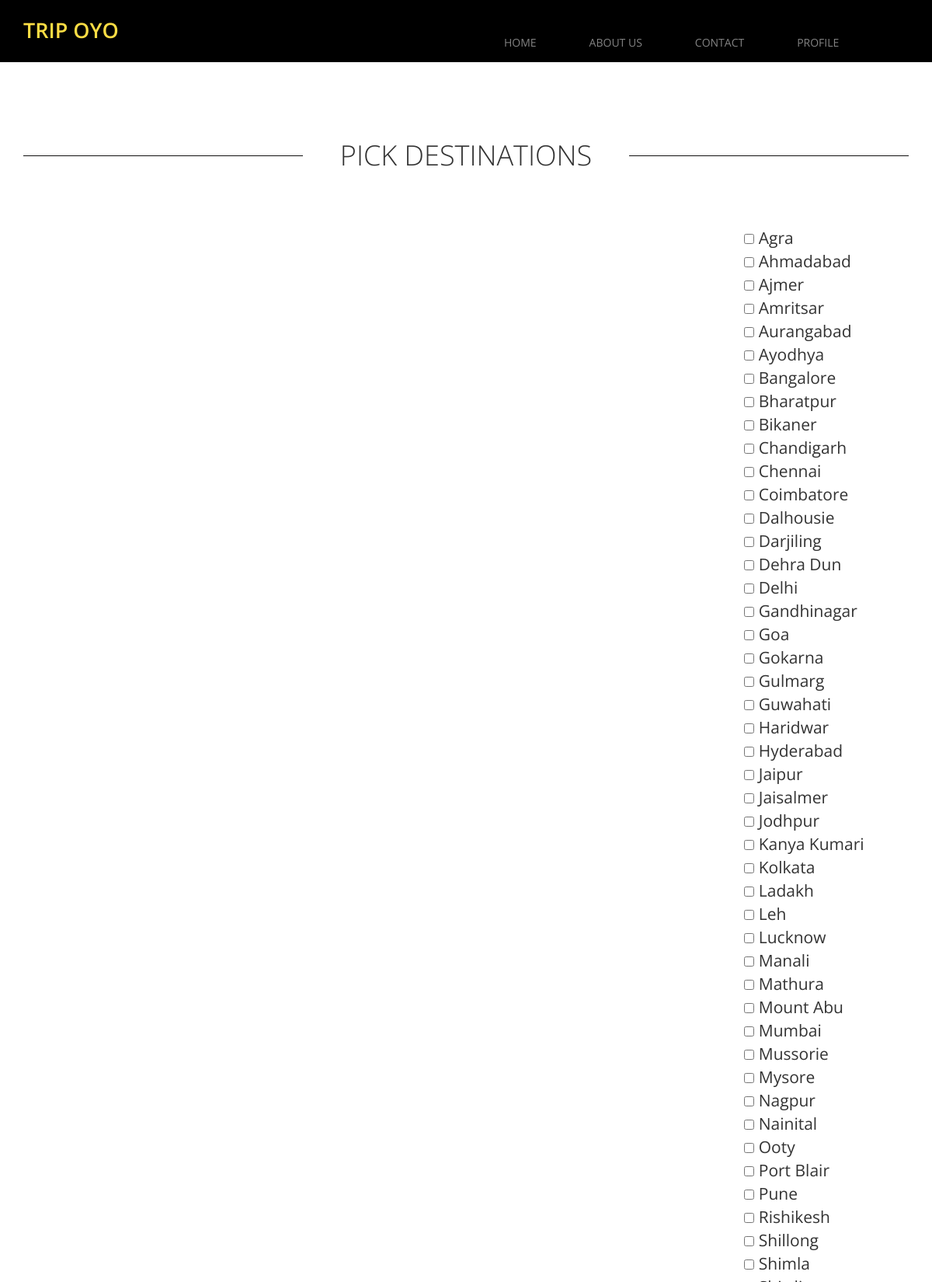
The app's page /checknow.php (upper part) with its own data.
### tables this page shows
CREATE TABLE IF NOT EXISTS `indian_cities` (
  `s.no` int(5) NOT NULL,
  `name` varchar(50) NOT NULL,
  `latitute` varchar(10) NOT NULL,
  `longitute` varchar(10) NOT NULL,
  `no._of_days` int(2) NOT NULL,
  `flag` int(1) NOT NULL,
  `group_id` int(1) DEFAULT NULL
);

### checknow.php (the view, shortened to what this page needs)
<!DOCTYPE html>
<html lang="en">
<head>
  <link href="css/font-awesome.min.css" rel="stylesheet">
  <link href="css/bootstrap.min.css" rel="stylesheet">
  <link href="css/bootstrap-datetimepicker.min.css" rel="stylesheet">
  <link href="css/flexslider.css" rel="stylesheet">
  <link href="css/templatemo-style.css" rel="stylesheet">
  </head>
  <body class="tm-gray-bg">
  <?php
  include ("header.php");
  ?>
  <section class="tm-white-bg section-padding-bottom">
      <div class="container">
          <div class="row">
              <div class="tm-section-header section-margin-top">
                  <div class="col-lg-4 col-md-3 col-sm-3"><hr></div>
                  <div class="col-lg-4 col-md-6 col-sm-6"><h2 class="tm-section-title">Pick Destinations</h2></div>
                  <div class="col-lg-4 col-md-3 col-sm-3"><hr></div>
              </div>
          </div>
          <div class="row">
              <div class="col-lg-6 col-md-6">
                  <div id="google-map"></div>
              </div>
              <form action="plan.php" method="post" class="boxx">
                  <?php
                  include("connection.php");
                  $s="SELECT `s.no`,`name` FROM indian_cities WHERE flag=1 ORDER BY name , name ASC";
                  $result=mysqli_query($conn, $s);
                  $ans='';
                  while($r=mysqli_fetch_array($result)){
                      $ans.='<input type="checkbox" name="check_list[]" value="'.$r[0].'"> ' . $r[1] .'<br>';
                  }
                  echo $ans;
                  ?>
              </form>
              <center>
                  <br>
              </center>
          </div>
      </div>
      <br><br><br><br>
  <?php
  include("footer.php");
  ?>
 </body>
 </html>

### header.php (shortened to what this page needs)
<!DOCTYPE html>
<html lang="en">
<head>
    <link href="css/font-awesome.min.css" rel="stylesheet">
    <link href="css/bootstrap.min.css" rel="stylesheet">
    <link href="css/bootstrap-datetimepicker.min.css" rel="stylesheet">
    <link href="css/flexslider.css" rel="stylesheet">
    <link href="css/templatemo-style.css" rel="stylesheet">
</head>
<body class="tm-gray-bg">
<div class="tm-header">
    <div class="container">
        <div class="row">
            <div class="col-lg-6 col-md-4 col-sm-3 tm-site-name-container">
                <a href="home.php" class="tm-site-name">Trip OYO</a>
            </div>
            <div class="col-lg-6 col-md-8 col-sm-9">
                <nav class="tm-nav">
                    <ul>
                        <li><a href="home.php">Home</a></li>
                        <li><a href="#">About Us</a></li>
                        <li><a href="#">Contact</a></li>
                        <li><a href="#">profile</a></li>
                    </ul>
                </nav>
            </div>
        </div>
    </div>
</div>
</body>
</html>

### footer.php (shortened to what this page needs)
<html lang="en">
<head>
    <link href="css/font-awesome.min.css" rel="stylesheet">
    <link href="css/bootstrap.min.css" rel="stylesheet">
    <link href="css/bootstrap-datetimepicker.min.css" rel="stylesheet">
    <link href="css/flexslider.css" rel="stylesheet">
    <link href="css/templatemo-style.css" rel="stylesheet">
</head>
<body class="tm-gray-bg">
</body>
</html>

### css/templatemo-style.css (style rules this page uses)
* { font-family: 'Open Sans', sans-serif; }
form { font-size:1.5em; }
ul,p { margin: 0; padding: 0; }
h1,h2,h3 { margin: 0; padding: 0; }
h1,h2,h3,a,p { font-family: 'Open Sans', sans-serif; }
body { overflow-x: hidden; }
.tm-header { background: #000000; height: 80px; position: relative; z-index: 100; }
.tm-site-name-container { padding-top: 20px; }
.tm-site-name { color: #FCDD44; font-size: 27px; font-weight: 600; text-transform: uppercase; }
.tm-nav { display: block; overflow: hidden; }
.tm-nav li { list-style: none; float: left; }
.tm-nav li a { color: #838383; display: block; padding: 45px 34px 15px 34px; text-transform: uppercase; transition: all 0.3s ease; }
.tm-gray-bg { background-color: #E5E5E5; }
.tm-white-bg { background-color: #fff; }
.section-margin-top { margin-top: 100px; }
hr { border-top: 1px solid #111010; }
.tm-section-header { margin-bottom: 70px; overflow: hidden; }
.tm-section-title { text-align: center; text-transform: uppercase; font-size: 36px; font-weight: 300; }
.section-padding-bottom { padding-bottom: 60px; }
#google-map { float:left; height: 1500px; width: 160%; }
.boxx { float: right; }

### records on screen
indian_cities: name "Agra"
indian_cities: name "Ahmadabad"
indian_cities: name "Ajmer"
indian_cities: name "Amritsar"
indian_cities: name "Aurangabad"
indian_cities: name "Ayodhya"
indian_cities: name "Bangalore"
indian_cities: name "Bharatpur"
indian_cities: name "Bikaner"
indian_cities: name "Chandigarh"
indian_cities: name "Chennai"
indian_cities: name "Coimbatore"
indian_cities: name "Dalhousie"
indian_cities: name "Darjiling"
indian_cities: name "Dehra Dun"
indian_cities: name "Delhi"
indian_cities: name "Gandhinagar"
indian_cities: name "Goa"
indian_cities: name "Gokarna"
indian_cities: name "Gulmarg"
indian_cities: name "Guwahati"
indian_cities: name "Haridwar"
indian_cities: name "Hyderabad"
indian_cities: name "Jaipur"
indian_cities: name "Jaisalmer"
indian_cities: name "Jodhpur"
indian_cities: name "Kanya Kumari"
indian_cities: name "Kolkata"
indian_cities: name "Ladakh"
indian_cities: name "Leh"
indian_cities: name "Lucknow"
indian_cities: name "Manali"
indian_cities: name "Mathura"
indian_cities: name "Mount Abu"
indian_cities: name "Mumbai"
indian_cities: name "Mussorie"
indian_cities: name "Mysore"
indian_cities: name "Nagpur"
indian_cities: name "Nainital"
indian_cities: name "Ooty"
indian_cities: name "Port Blair"
indian_cities: name "Pune"
indian_cities: name "Rishikesh"
indian_cities: name "Shillong"
indian_cities: name "Shimla"
